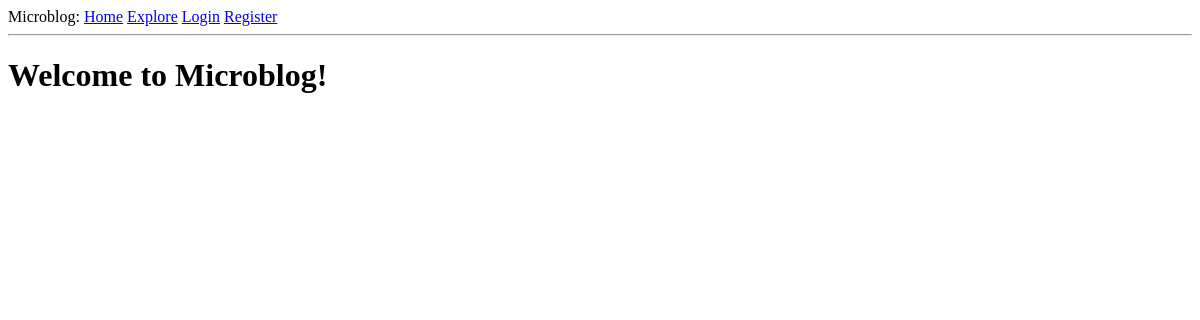
The app's page /index, older data.
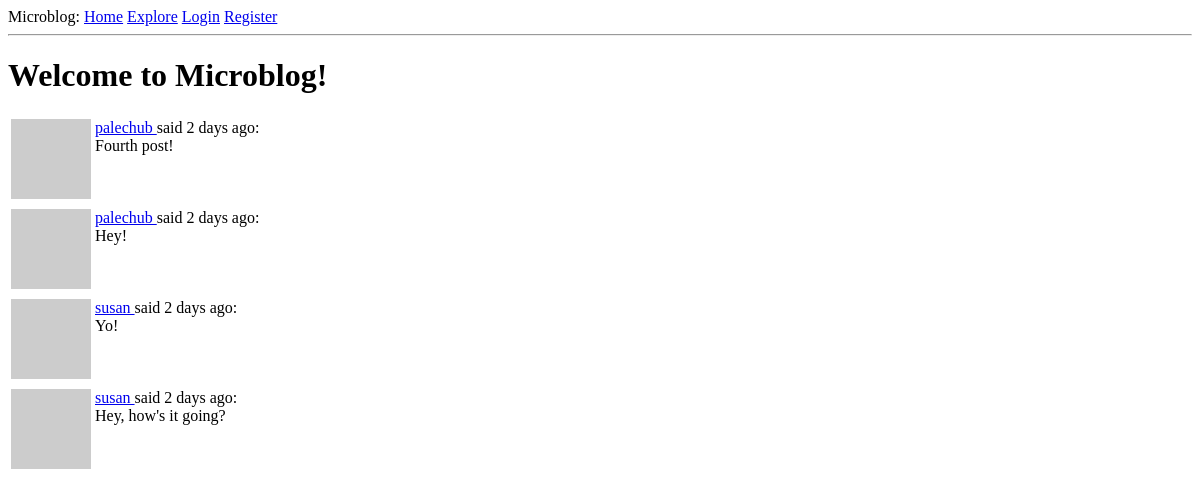
The same page, newer data.
### app/models.py (models this page shows, shortened)
class Post(db.Model):
    id: so.Mapped[int] = so.mapped_column(primary_key=True)
    body: so.Mapped[str] = so.mapped_column(sa.String(140))
    timestamp: so.Mapped[datetime] = so.mapped_column(
        index=True, default=lambda: datetime.now(timezone.utc)
    )
    user_id: so.Mapped[int] = so.mapped_column(sa.ForeignKey(User.id), index=True)
    author: so.Mapped[User] = so.relationship(back_populates="posts")

class User(UserMixin, db.Model):
    id: so.Mapped[int] = so.mapped_column(primary_key=True)
    username: so.Mapped[str] = so.mapped_column(sa.String(64), index=True, unique=True)
    email: so.Mapped[str] = so.mapped_column(sa.String(120), index=True, unique=True)
    password_hash: so.Mapped[Optional[str]] = so.mapped_column(sa.String(256))
    posts: so.WriteOnlyMapped["Post"] = so.relationship(back_populates="author")
    about_me: so.Mapped[Optional[str]] = so.mapped_column(sa.String(140))
    last_seen: so.Mapped[Optional[datetime]] = so.mapped_column(
        default=lambda: datetime.now(timezone.utc)
    )
    following: so.WriteOnlyMapped["User"] = so.relationship(
        secondary=followers,
        primaryjoin=(followers.c.follower_id == id),
        secondaryjoin=(followers.c.followed_id == id),
        back_populates="followers",
    )
    followers: so.WriteOnlyMapped["User"] = so.relationship(
        secondary=followers,
        primaryjoin=(followers.c.followed_id == id),
        secondaryjoin=(followers.c.follower_id == id),
        back_populates="following",
    )
    def avatar(self, size):
        digest = md5(self.email.lower().encode("utf-8")).hexdigest()
        return f"https://www.gravatar.com/avatar/{digest}?d=identicon&s={size}"

### app/routes.py (the view, shortened to what this page needs)
@app.route("/", methods=["GET", "POST"])
@app.route("/index", methods=["GET", "POST"])
def index():
    form = PostForm()
    page = request.args.get("page", 1, type=int)
    if current_user.is_authenticated:
        posts = db.paginate(
            current_user.following_posts(),
            page=page,
            per_page=app.config["POSTS_PER_PAGE"],
            error_out=False,
        )
    else:
        posts = db.paginate(
            Post.query.order_by(Post.timestamp.desc()),
            page=page,
            per_page=app.config["POSTS_PER_PAGE"],
            error_out=False,
        )
    next_url = url_for("index", page=posts.next_num) if posts.has_next else None
    prev_url = url_for("index", page=posts.prev_num) if posts.has_prev else None
    return render_template(
        "index.html",
        title="Home",
        form=form,
        posts=posts.items,
        next_url=next_url,
        prev_url=prev_url,
    )

### app/routes.py (called while the page is built)
@app.before_request
def before_request():
    if current_user.is_authenticated:
        current_user.last_seen = datetime.now(timezone.utc)
        db.session.commit()

### app/templates/index.html (shortened to what this page needs)
<!DOCTYPE html>
<html lang="en">
  <head>
  </head>
  <body>
    {% extends "header.html" %} {% block content %} {% if current_user.is_anonymous %}
    <h1>Welcome to Microblog!</h1>
    {% endif %} {% for post in posts %} {% include '_post.html' %} {% endfor %}  {% endblock %}

### app/templates/_post.html
<table>
  <tr valign="top">
    <td><img src="{{ post.author.avatar(32) }}" /></td>
    <td>
      <a href="{{ url_for('user', username=post.author.username) }}"> {{ post.author.username }} </a>
      said {{ moment(post.timestamp).fromNow() }}:
      <br />
      {{ post.body }}
    </td>
  </tr>
</table>

Row changes from the older to the newer data that the page shows:
added Post: author.username "palechub", timestamp "2 days ago", body "Fourth post!"
added Post: author.username "palechub", timestamp "2 days ago", body "Hey!"
added Post: author.username "susan", timestamp "2 days ago", body "Yo!"
added Post: author.username "susan", timestamp "2 days ago", body "Hey, how's it going?"
